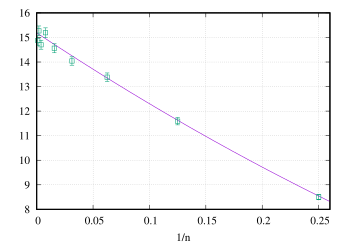

This figure's gnuplot source:
set xrange [0:0.26]
set grid
set xlabel "1/n"
mu = 2
sigma2 = 2.25
sx = 0
kx = 15.1875
plot \
(1-x)*((1-3*x+3*x**2)*kx + (6*x-9*x**2)*sigma2**2) notitle, \
"< tail -10 ../../stat/normal_distribution.op" u (1/$1):8:9 w e notitle pt 4
